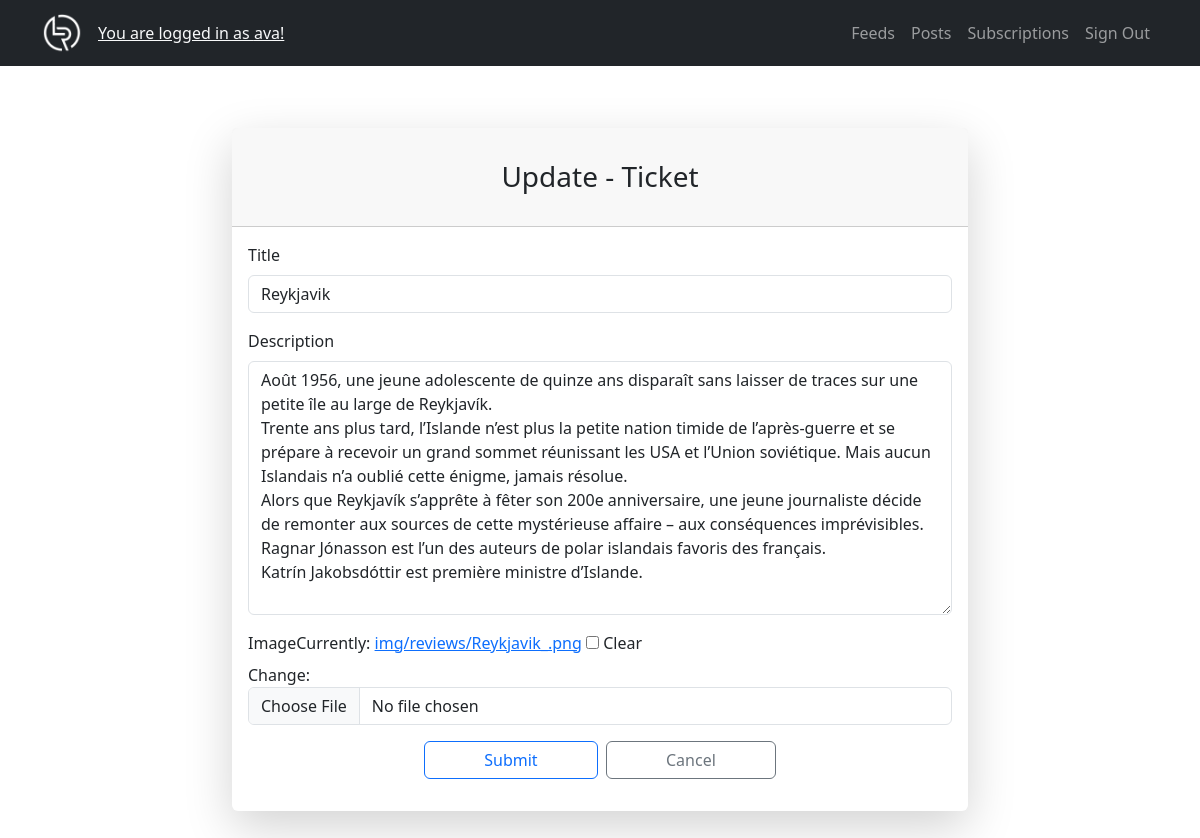
The page /reviews/update-ticket/41/ (signed in) on the database its author committed.
### reviews/models.py (models this page shows, shortened)
class Ticket(models.Model):
    title = models.CharField(max_length=128, verbose_name="Title")
    description = models.TextField(
        max_length=2048, blank=True, verbose_name="Description"
    )
    user = models.ForeignKey(to=User, on_delete=models.CASCADE)
    time_created = models.DateTimeField(default=timezone.now)
    image = models.ImageField(
        blank=True, null=True, upload_to="img/reviews")
    class Meta:
        verbose_name = "Ticket"
        verbose_name_plural = "Tickets"

### reviews/views.py (the view, shortened to what this page needs)
# urls.py: path("update-ticket/<int:pk>/", TicketUpdateView.as_view(), name="update-ticket"),
class TicketUpdateView(UpdateView):
    model = Ticket
    form_class = TicketForm
    template_name = "reviews/ticket_form.html"
    def get_object(self, queryset=None):
        pk = self.kwargs.get("pk")
        return get_object_or_404(Ticket, pk=pk)
    def get_context_data(self, **kwargs):
        context = super().get_context_data(**kwargs)
        context["title"] = "Update - Ticket"
        return context

### reviews/forms.py
class TicketForm(forms.ModelForm):
    class Meta:
        model = Ticket
        fields = ["title", "description", "image"]

### reviews/templates/reviews/ticket_form.html (shortened to what this page needs)
{% extends "core/base.html" %}
{% load django_bootstrap5 %}
{% block content %}
    {% if user.is_authenticated %}
        <div class="form-content my-3 p-3">
            <div class="container">
                <div class="row justify-content-center">
                    <div class="col-lg-8">
                        <div class="card shadow-lg border-0 rounded-lg mt-0 mb-3">
                            <div class="card-header justify-content-center">
                                <h3 class="font-weight-light my-4 text-center">{{ title }}</h3>
                            </div>
                            <div class="card-body">
                                <form method="post" class="form" enctype="multipart/form-data">
                                    {% bootstrap_form form %}
                                    <div class="d-flex justify-content-center">
                                        <div class="d-flex justify-content-between w-50 mb-3">
                                            <input type="submit"
                                                   value="Submit"
                                                   class="btn btn-outline-primary flex-fill me-2" />
                                            <input type="reset"
                                                   value="Cancel"
                                                   class="btn btn-outline-secondary flex-fill"
                                                   onclick="history.back()" />
                                        </div>
                                    </div>
                                </form>
                            </div>
                        </div>
                    </div>
                </div>
            </div>
        </div>
{% endif %}
{% endblock content %}

### templates/core/includes/navbar.html (shortened to what this page needs)
{% load static %}
<nav class="navbar navbar-expand-lg navbar-dark bg-dark fixed-top">
    <div class="container">
            <a class="navbar-brand mr-4" href="#">
                <img class="rounded-circle ml-2"
                     src="{% static 'img/logo-white.png' %}"
                     alt="logo"
                     style="width: 40px;
                            height: 40px" />
            </a>
            {% if user.is_authenticated %}
                <a class="navbar-item text-light" href="{% url 'pwd_change' %}">You are logged in as {{ request.user }}!</a>
            {% endif %}
            <div class="collapse navbar-collapse" id="collapsibleNavbar">
                <ul class="navbar-nav ms-auto">
                    {% if user.is_authenticated %}
                        <li class="nav-item">
                            <a class="nav-link" href="{% url 'feeds' %}">Feeds</a>
                        </li>
                        <li class="nav-item">
                            <a class="nav-link" href="{% url 'posts' %}">Posts</a>
                        </li>
                        <li class="nav-item">
                            <a class="nav-link" href="{% url 'subscribe' %}">Subscriptions</a>
                        </li>
                        <li class="nav-item">
                            <a class="nav-link" href="{% url 'signout' %}">Sign Out</a>
                        </li>
                    {% endif %}
                </ul>
            </div>
        </div>
    </nav>

### rows shown on the page
Ticket: title "Reykjavik", description "Août 1956, une jeune adolescente de quinze ans disparaît sans laisser de traces sur une petite île au large de Reykjavík. Trente ans plus tard, l’Islande n’est plus la petite nation timide de l’après-guerre et se prépare à recevoir un grand sommet réunissant les USA et l’Union soviétique. Mais aucun Islandais n’a oublié cette énigme, jamais résolue. Alors que Reykjavík s’apprête à fêter son 200e anniversaire, une jeune journaliste décide de remonter aux sources de cette mystérieuse affaire – aux conséquences imprévisibles. Ragnar Jónasson est l’un des auteurs de polar islandais favoris des français. Katrín Jakobsdóttir est première ministre d’Islande."

### other values the page prints
{{ request.user }} "ava"
{{ title }} "Update - Ticket"
